Frame 1 (no input): blank canvas, image omitted
Frame 60 (the mouse pressed at the canvas centre just before this capture): blank canvas, image omitted
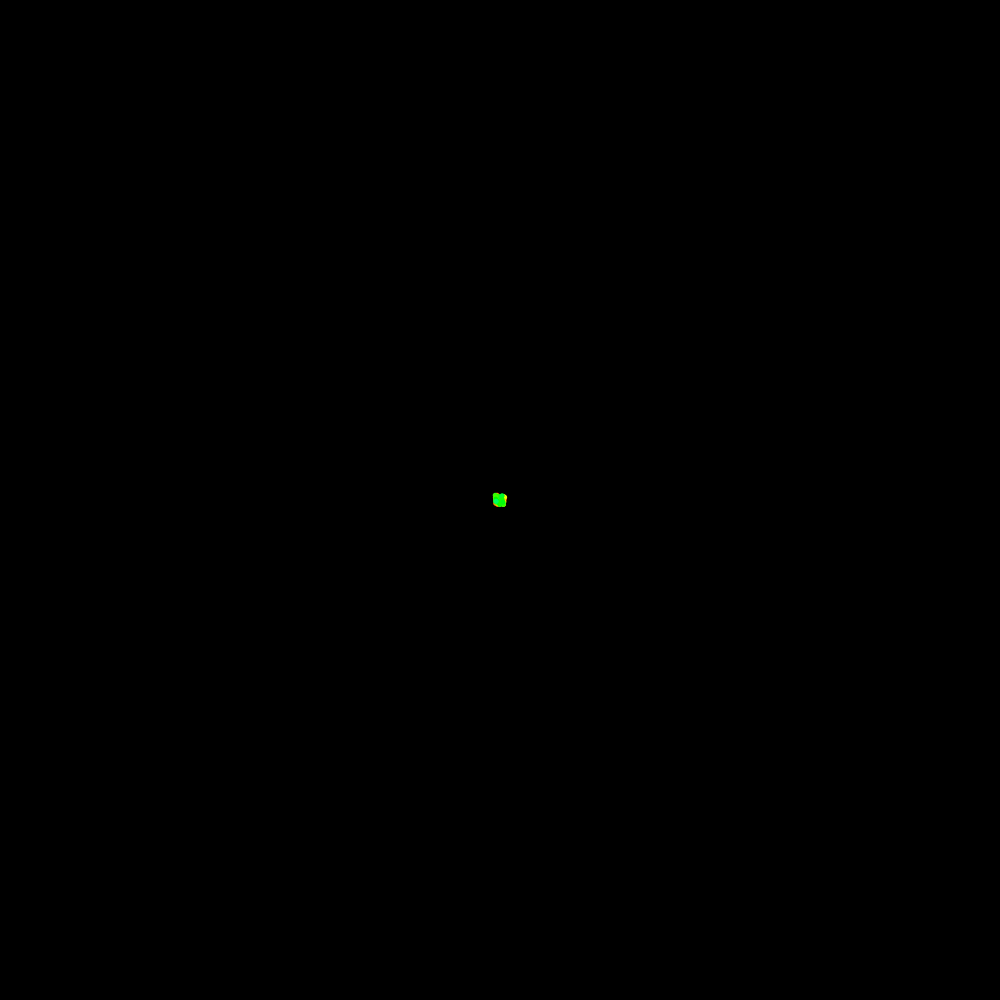
Frame 120 (the mouse held since frame 60 and released just before this capture)

The Processing sketch whose frames 1 and 60 were blank and that drew this single picture after the mouse press (run headless with seeded random() and noise(); from frame 60 on, the mouse is pressed at the canvas centre):

// Processing sketch: Circles_V2
// ── Circles_V2.pde
int _screenX = 1000;
int _screenY = 1000;

float _angle = 0;

//Define a function that draws randomly spaced circles around your mouse with cycling colors
void drawCircle(float angle)
{
  float hue = random(angle, angle+30);
  float saturation = 100;
  float brightness = 100;
  color circleColor = color(hue, saturation, brightness);
  fill(circleColor);
  noStroke();
  circle(mouseX + random(-5,5), mouseY + random(-5, 5), 5);
}


//Animate the angle to evolve and reset at 360
float setAngle(float angle, float step)
{
  angle = angle + step;
  if(angle > 360){
    angle = 0;
  }
  return(angle);
}


//Clear Screen if mouse is in top left corner
void clearScreen()
{
  if(mouseX < 50 && mouseY < 50)
  {
  fill(0);
  rect(-1, -1, _screenX + 2, _screenY + 2);
  }
}

//Window size
void setup()
{
  //Setting window size
  size(1000, 1000);
}


//Draw
void draw()
{

  /*/Background
  color bg = color(0, 10);
  fill(bg);
  rect(-1, -1, _screenX+2, _screenY+2);
  */
  
  if(mousePressed == true){
  
  //Color Mode
  colorMode(HSB, 360, 100, 100);

  //Reset hue to zero degrees if above 360
  _angle = setAngle(_angle, 2);
 
  //Draws randomly spaced circles around your mouse with cycling colors
  drawCircle(_angle);
  
  }
  
  //Clear screen if mouse is in top left corner
  clearScreen();
  
}
